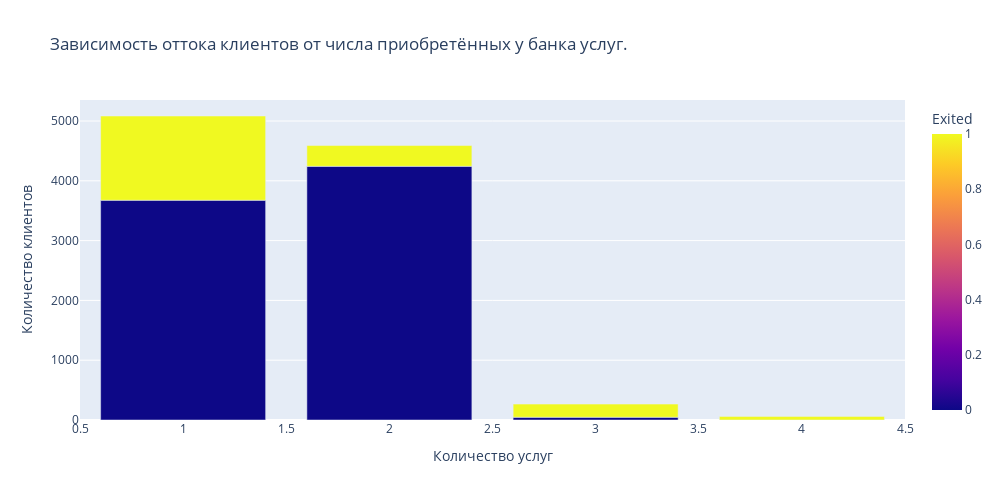

The notebook cell saved with this chart:
### Markdown cell above
9.7. Как отток клиентов зависит от числа приобретённых у банка услуг? Для ответа на этот вопрос постройте многоуровневую столбчатую диаграмму.

### Code cell
bar_data = churn_data.groupby(['NumOfProducts', 'Exited'], as_index=False).count()

fig = px.bar(
    bar_data,
    x='NumOfProducts',
    y='CustomerId',
    height=500,
    width=1000,
    color="Exited",
    title="Зависимость оттока клиентов от числа приобретённых у банка услуг."
)

fig.update_layout(xaxis_title="Количество услуг", yaxis_title="Количество клиентов")
fig.update_layout(barmode='stack')
fig.show()

### Figure 1 — Plotly figure (JSON) as saved in the notebook; plotly's stock layout.template omitted (floating-point values rounded to 4 significant figures)
{"data": [{"alignmentgroup": "True", "hovertemplate": "NumOfProducts=%{x}<br>CustomerId=%{y}<br>Exited=%{marker.color}<extra></extra>", "legendgroup": "", "marker": {"color": [0, 1, 0, 1, 0, 1, 1], "coloraxis": "coloraxis", "pattern": {"shape": ""}}, "name": "", "offsetgroup": "", "orientation": "v", "showlegend": false, "textposition": "auto", "type": "bar", "x": [1, 1, 2, 2, 3, 3, 4], "xaxis": "x", "y": [3675, 1409, 4242, 348, 46, 220, 60], "yaxis": "y"}], "layout": {"barmode": "stack", "coloraxis": {"colorbar": {"title": {"text": "Exited"}}, "colorscale": [[0, "#0d0887"], [0.1111, "#46039f"], [0.2222, "#7201a8"], [0.3333, "#9c179e"], [0.4444, "#bd3786"], [0.5556, "#d8576b"], [0.6667, "#ed7953"], [0.7778, "#fb9f3a"], [0.8889, "#fdca26"], [1, "#f0f921"]]}, "height": 500, "legend": {"tracegroupgap": 0}, "title": {"text": "Зависимость оттока клиентов от числа приобретённых у банка услуг."}, "width": 1000, "xaxis": {"anchor": "y", "domain": [0, 1], "title": {"text": "Количество услуг"}}, "yaxis": {"anchor": "x", "domain": [0, 1], "title": {"text": "Количество клиентов"}}}}
